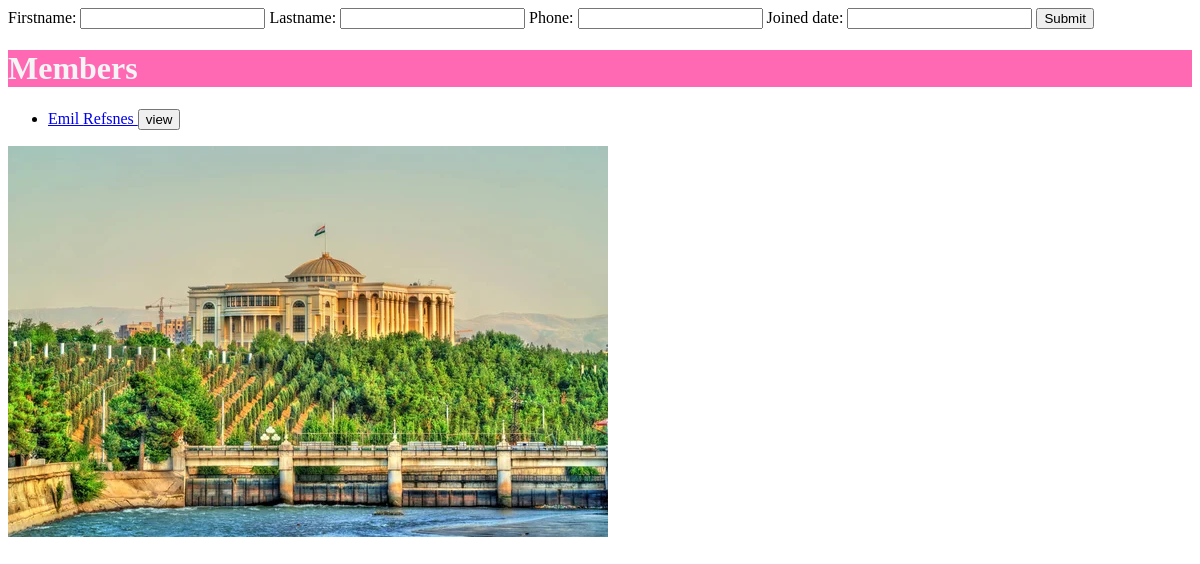
/members/, run on an earlier commit of the app's database.
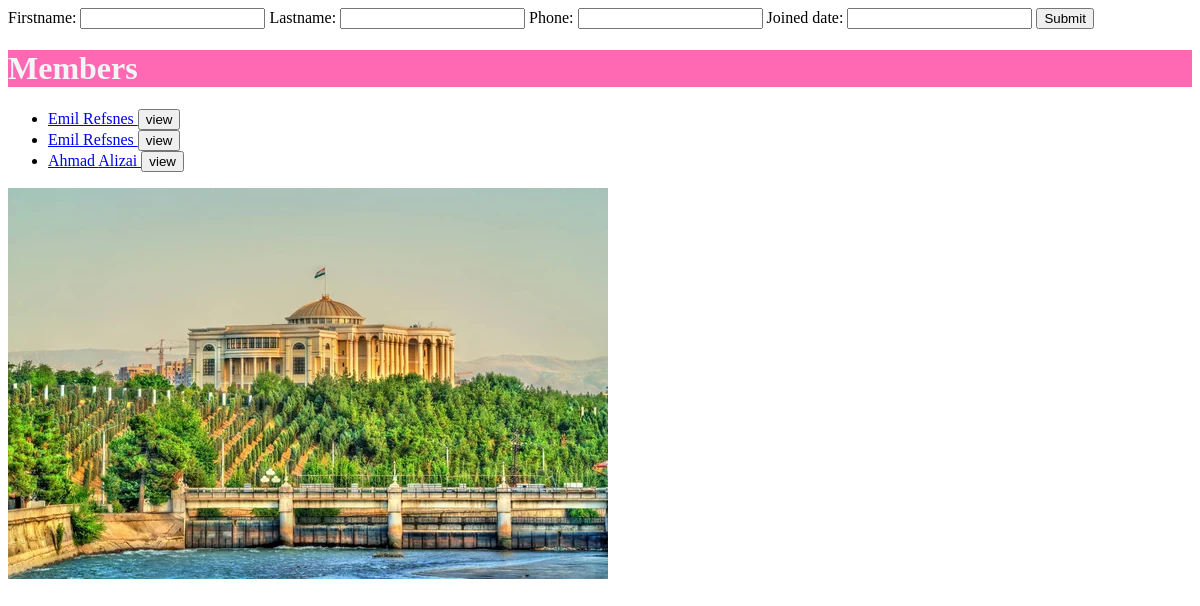
And on a later commit of the database.
### members/models.py (models this page shows)
class Member(models.Model):
  firstname = models.CharField(max_length=255)
  lastname = models.CharField(max_length=255)
  phone = models.IntegerField(null=True)
  joined_date = models.DateField(null=True)

### members/views.py (the view)
# urls.py: path('', include('members.urls')),
def members(request):
  form = MemberForm()
  if request.method == 'POST':
    form = MemberForm(request.POST)
    if form.is_valid():
      form.save()
  mymembers = Member.objects.all().values()
  template = loader.get_template('all_members.html')
  context = {
    'mymembers': mymembers,
    'form': form,
  }
  return HttpResponse(template.render(context, request))

### members/forms.py
class MemberForm(ModelForm):
    class Meta:
        model = Member
        fields = '__all__'

### members/templates/all_members.html (shortened to what this page needs)
{% extends "master.html" %}
{% load static %}
    {% block content %}
    <form action="/members/" method="post">
      {{ form }}
      <input type="submit">
    </form>
    <h1>Members</h1>
    <ul>
      {% for x in mymembers %}
        <li><a href="details/{{ x.id }}">{{ x.firstname }} {{ x.lastname }}  </a><input type="button" value="view"></li>
      {% endfor %}
    </ul>
    <img src="{% static 'images/dushanbe-with-presidential.jpg' %}" alt="" />
    {% endblock %}

### members/templates/master.html (shortened to what this page needs)
{% load static %}
<!DOCTYPE html>
<html>
<head>
  <link rel="stylesheet" href="{% static 'myfirst.css' %}" />
</head>
<body>
{% block content %}
{% endblock %}
</body>
</html>

### members/static/myfirst.css (style rules this page uses)
h1 { background-color: hotpink; color:whitesmoke; }

What changed in the data, as far as the page shows it:
added Member: firstname "Emil", lastname "Refsnes"
added Member: firstname "Ahmad", lastname "Alizai"
